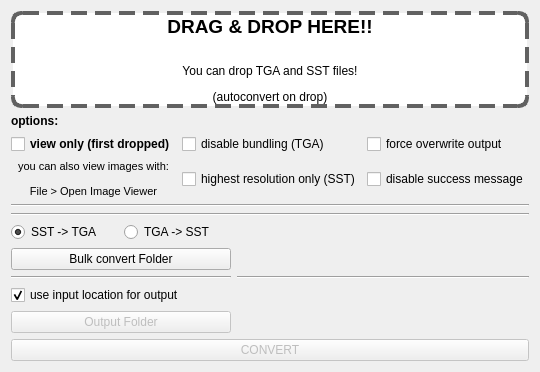
      <widget class="QWidget" name="tab_sst">
       <property name="acceptDrops">
        <bool>true</bool>
       </property>
       <attribute name="title">
        <string>Textures (SST)</string>
       </attribute>
       <layout class="QVBoxLayout" name="verticalLayout_5">
        <item>
         <widget class="CDropLabel" name="tab_sst_droplabel">
          <property name="enabled">
           <bool>true</bool>
          </property>
          <property name="sizePolicy">
           <sizepolicy hsizetype="Minimum" vsizetype="Minimum">
            <horstretch>0</horstretch>
            <verstretch>0</verstretch>
           </sizepolicy>
          </property>
          <property name="acceptDrops">
           <bool>true</bool>
          </property>
          <property name="styleSheet">
           <string notr="true">background-color: rgb(255, 255, 255);
border: 4px dashed rgb(97, 97, 97);
border-radius: 10;
</string>
          </property>
          <property name="frameShadow">
           <enum>QFrame::Raised</enum>
          </property>
          <property name="text">
           <string>&lt;html&gt;&lt;head/&gt;&lt;body&gt;&lt;p align=&quot;center&quot;&gt;&lt;span style=&quot; font-size:14pt; font-weight:600;&quot;&gt;DRAG &amp;amp; DROP HERE!!&lt;/span&gt;&lt;/p&gt;&lt;p align=&quot;center&quot;&gt;&lt;br/&gt;You can drop TGA and SST files!&lt;/p&gt;&lt;p align=&quot;center&quot;&gt;(autoconvert on drop)&lt;/p&gt;&lt;/body&gt;&lt;/html&gt;</string>
          </property>
          <property name="alignment">
           <set>Qt::AlignCenter</set>
          </property>
          <property name="textInteractionFlags">
           <set>Qt::NoTextInteraction</set>
          </property>
         </widget>
        </item>
        <item>
         <widget class="QLabel" name="label_5">
          <property name="maximumSize">
           <size>
            <width>16777215</width>
            <height>24</height>
           </size>
          </property>
          <property name="text">
           <string>&lt;html&gt;&lt;head/&gt;&lt;body&gt;&lt;p&gt;&lt;span style=&quot; font-weight:600;&quot;&gt;options:&lt;/span&gt;&lt;/p&gt;&lt;/body&gt;&lt;/html&gt;</string>
          </property>
         </widget>
        </item>
        <item>
         <layout class="QGridLayout" name="gridLayout_4">
          <item row="0" column="0">
           <widget class="QCheckBox" name="tab_sst_viewonly">
            <property name="font">
             <font>
              <weight>75</weight>
              <bold>true</bold>
             </font>
            </property>
            <property name="text">
             <string>view only (first dropped)</string>
            </property>
            <property name="checked">
             <bool>false</bool>
            </property>
            <property name="tristate">
             <bool>false</bool>
            </property>
           </widget>
          </item>
          <item row="1" column="1">
           <widget class="QCheckBox" name="tab_sst_firstonly">
            <property name="text">
             <string>highest resolution only (SST)</string>
            </property>
           </widget>
          </item>
          <item row="1" column="2">
           <widget class="QCheckBox" name="tab_sst_donemessage">
            <property name="text">
             <string>disable success message</string>
            </property>
           </widget>
          </item>
          <item row="0" column="2">
           <widget class="QCheckBox" name="tab_sst_overwrite">
            <property name="text">
             <string>force overwrite output</string>
            </property>
           </widget>
          </item>
          <item row="0" column="1">
           <widget class="QCheckBox" name="tab_sst_bundling">
            <property name="text">
             <string>disable bundling (TGA)</string>
            </property>
           </widget>
          </item>
          <item row="1" column="0">
           <widget class="QLabel" name="label_2">
            <property name="text">
             <string>&lt;html&gt;&lt;head/&gt;&lt;body&gt;&lt;p&gt;&lt;span style=&quot; font-size:8pt;&quot;&gt;you can also view images with:&lt;/span&gt;&lt;/p&gt;&lt;p&gt;&lt;span style=&quot; font-size:8pt;&quot;&gt;File &amp;gt; Open Image Viewer&lt;/span&gt;&lt;/p&gt;&lt;/body&gt;&lt;/html&gt;</string>
            </property>
            <property name="alignment">
             <set>Qt::AlignCenter</set>
            </property>
           </widget>
          </item>
         </layout>
        </item>
        <item>
         <widget class="Line" name="line_3">
          <property name="orientation">
           <enum>Qt::Horizontal</enum>
          </property>
         </widget>
        </item>
        <item>
         <widget class="Line" name="line_4">
          <property name="orientation">
           <enum>Qt::Horizontal</enum>
          </property>
         </widget>
        </item>
        <item>
         <layout class="QGridLayout" name="gridLayout">
          <property name="horizontalSpacing">
           <number>6</number>
          </property>
          <item row="0" column="0">
           <layout class="QHBoxLayout" name="horizontalLayout_4">
            <property name="bottomMargin">
             <number>0</number>
            </property>
            <item>
             <widget class="QRadioButton" name="tab_sst_radio_1">
              <property name="text">
               <string>SST -&gt; TGA</string>
              </property>
              <property name="checked">
               <bool>true</bool>
              </property>
             </widget>
            </item>
            <item>
             <widget class="QRadioButton" name="tab_sst_radio_2">
              <property name="text">
               <string>TGA -&gt; SST</string>
              </property>
              <property name="checked">
               <bool>false</bool>
              </property>
             </widget>
            </item>
           </layout>
          </item>
          <item row="1" column="0">
           <widget class="QPushButton" name="tab_sst_select_in">
            <property name="maximumSize">
             <size>
              <width>220</width>
              <height>30</height>
             </size>
            </property>
            <property name="text">
             <string>Bulk convert Folder</string>
            </property>
           </widget>
          </item>
          <item row="1" column="1">
           <widget class="QLabel" name="tab_sst_label_in">
            <property name="text">
             <string/>
            </property>
            <property name="wordWrap">
             <bool>true</bool>
            </property>
           </widget>
          </item>
          <item row="4" column="1">
           <widget class="QLabel" name="tab_sst_label_out">
            <property name="text">
             <string/>
            </property>
            <property name="wordWrap">
             <bool>true</bool>
            </property>
           </widget>
          </item>
          <item row="4" column="0">
           <widget class="QPushButton" name="tab_sst_select_out">
            <property name="enabled">
             <bool>false</bool>
            </property>
            <property name="maximumSize">
             <size>
              <width>220</width>
              <height>30</height>
             </size>
            </property>
            <property name="text">
             <string>Output Folder</string>
            </property>
           </widget>
          </item>
          <item row="2" column="1">
           <widget class="Line" name="line_2">
            <property name="orientation">
             <enum>Qt::Horizontal</enum>
            </property>
           </widget>
          </item>
          <item row="3" column="0">
           <widget class="QCheckBox" name="tab_sst_input_checkbox">
            <property name="text">
             <string>use input location for output</string>
            </property>
            <property name="checked">
             <bool>true</bool>
            </property>
           </widget>
          </item>
          <item row="2" column="0">
           <widget class="Line" name="line">
            <property name="orientation">
             <enum>Qt::Horizontal</enum>
            </property>
           </widget>
          </item>
         </layout>
        </item>
        <item>
         <widget class="QPushButton" name="tab_sst_convert">
          <property name="enabled">
           <bool>false</bool>
          </property>
          <property name="text">
           <string>CONVERT</string>
          </property>
         </widget>
        </item>
       </layout>
      </widget>
